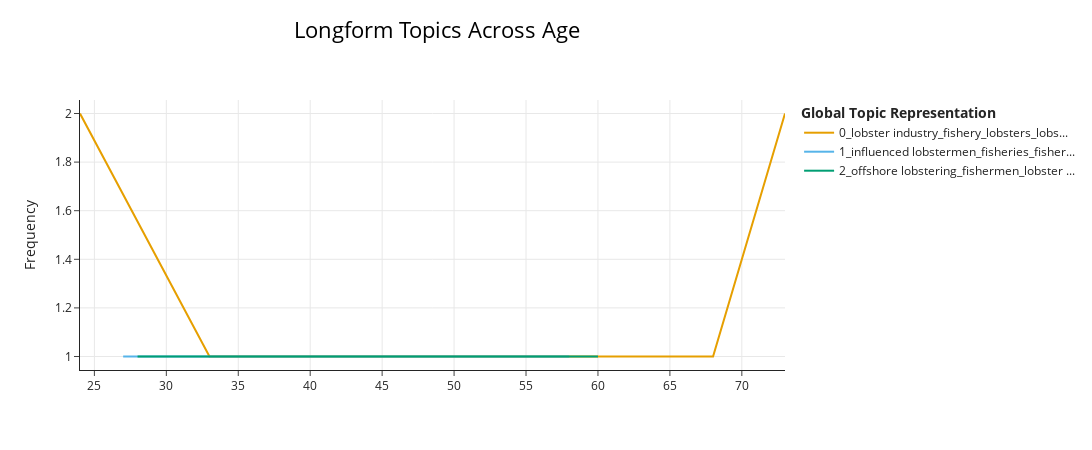

Notebook source saved alongside this figure:
### Code cell
import numpy as np

df_text["Age"] = pd.to_numeric(df_text["Age"], errors="coerce")
df_age = df_text.dropna(subset=["Age"]).reset_index(drop=True)

documents_age = df_age[TEXT_COL].astype(str).tolist()
ages = df_age["Age"].astype(float).tolist()

print("Docs with Age:", len(documents_age))
print("Example ages:", ages[:10])

updated_topics, _ = topic_model.transform(documents_age)

topics_over_time = topic_model.topics_over_time(
    documents_age,
    ages,
    updated_topics
)

fig = topic_model.visualize_topics_over_time(
    topics_over_time,
    title="Longform Topics Across Age"
)
fig

### Figure 1 — Plotly figure (JSON) as saved in the notebook; plotly's stock layout.template omitted (floating-point values rounded to 4 significant figures)
{"data": [{"hoverinfo": "text", "hovertext": ["<b>Topic 0</b><br>Words: lobster industry, fisheries, lobstermen, lobsters, lobster", "<b>Topic 0</b><br>Words: fishermen trusted, frustration fishermen, know fishermen, fishermen, interviewees state", "<b>Topic 0</b><br>Words: lobster industry, cundy harbor, fishery, lobstering, lobsters", "<b>Topic 0</b><br>Words: interviewees, interviews, fishery, lobstering, lobstermen", "<b>Topic 0</b><br>Words: concern pollution, states concerns, undervalued fishermen, concerns windfarms, state waters", "<b>Topic 0</b><br>Words: damage lobsters, stage lobsters, lobsters, lobstermen, lobster", "<b>Topic 0</b><br>Words: lobster industry, lobster fishery, fishery, pollution, lobstermen", "<b>Topic 0</b><br>Words: fishery, waterfront, pollution, casco bay, feeding sewage"], "marker": {"color": "#E69F00"}, "mode": "lines", "name": "0_lobster industry_fishery_lobsters_lobs...", "type": "scatter", "x": [24.0, 33.0, 40.0, 52.0, 56.0, 58.0, 68.0, 73.0], "y": [2, 1, 1, 1, 1, 1, 1, 2]}, {"hoverinfo": "text", "hovertext": ["<b>Topic 1</b><br>Words: winter fishing, affect lobster, fishery, lobstering territory, lobstering", "<b>Topic 1</b><br>Words: maine fisheries, insights fishermen, fisheries interesting, fisheries fishermen, fishes offshore", "<b>Topic 1</b><br>Words: lobster fishery, fishery curious, maine lobster, influenced lobstermen, lobstermen role"], "marker": {"color": "#56B4E9"}, "mode": "lines", "name": "1_influenced lobstermen_fisheries_fisher...", "type": "scatter", "x": [27.0, 42.0, 58.0], "y": [1, 1, 1]}, {"hoverinfo": "text", "hovertext": ["<b>Topic 2</b><br>Words: offshore lobstering, lobster industry, understand fishery, lobster fishing, lobstering", "<b>Topic 2</b><br>Words: notched lobsters, lobster coast, old lobsters, lobsters, recommendation lobster", "<b>Topic 2</b><br>Words: lobstermen concerned, issues lobstermen, lobster fishing, lobsterman association, lobstering"], "marker": {"color": "#009E73"}, "mode": "lines", "name": "2_offshore lobstering_fishermen_lobster ...", "type": "scatter", "x": [28.0, 40.0, 60.0], "y": [1, 1, 1]}], "layout": {"height": 450, "hoverlabel": {"bgcolor": "white", "font": {"family": "Rockwell", "size": 16}}, "legend": {"title": {"text": "<b>Global Topic Representation"}}, "title": {"font": {"color": "Black", "size": 22}, "text": "Longform Topics Across Age", "x": 0.4, "xanchor": "center", "y": 0.95, "yanchor": "top"}, "width": 1250, "xaxis": {"showgrid": true}, "yaxis": {"showgrid": true, "title": {"text": "Frequency"}}}}
